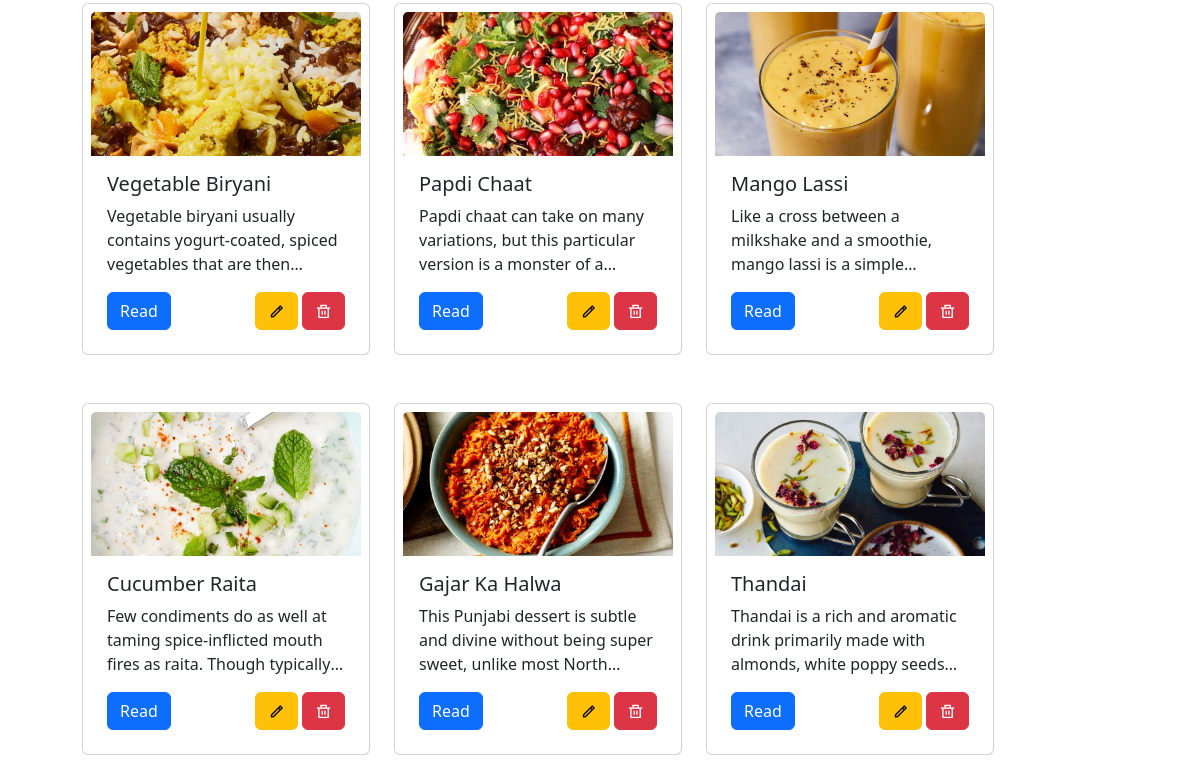
The page /user/ (lower part) on the database as committed earlier.
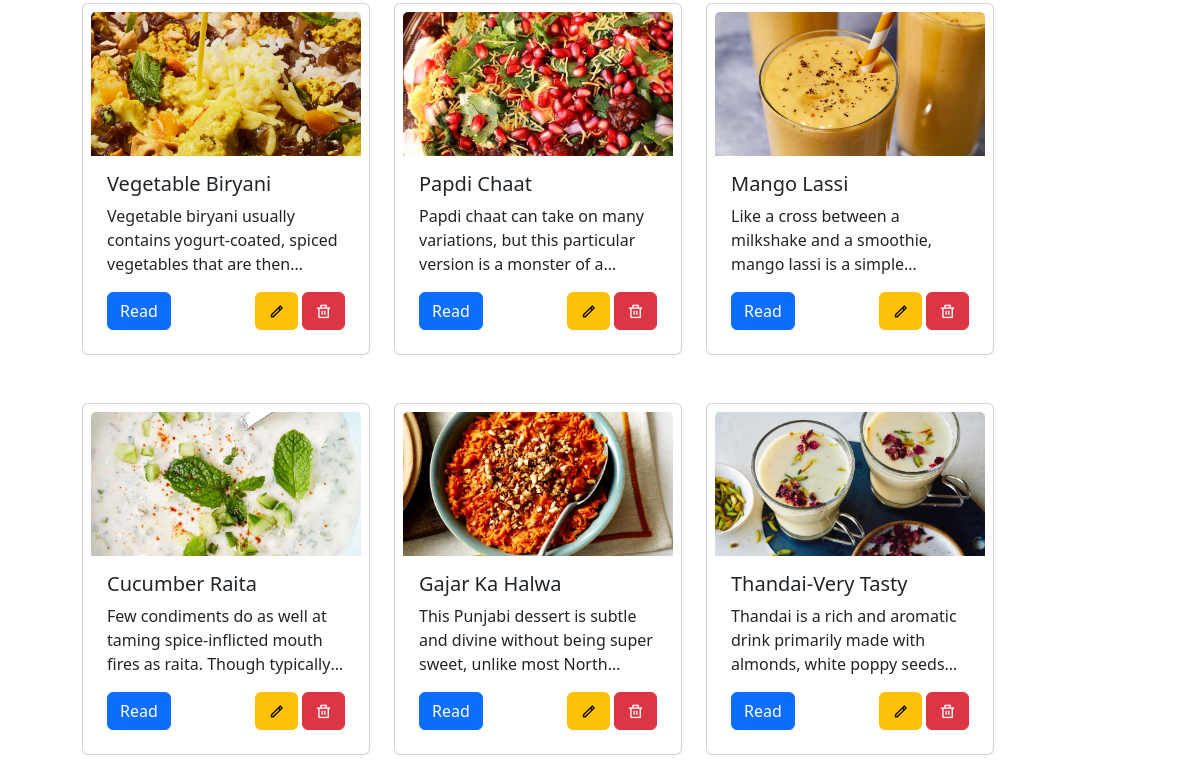
The same page on the database as committed later.
### veges/models.py (models this page shows)
class recipes(models.Model):
    recp_name = models.CharField(max_length=100)
    recp_desp = models.TextField()
    recp_img = models.ImageField(upload_to='recipe_img')

### veges/views.py (the view, shortened to what this page needs)
# urls.py: path('user/', views.users , name='users'),
def users(request):
    queryset = recipes.objects.all()
    context = {'recipes': queryset}
    return render(request, 'user.html' , {'recipes': queryset})    #5th commit adding users page

### veges/templates/user.html (shortened to what this page needs)
{% extends 'base.html' %}
{% load static %}
{% block main-content %}
<div class="container mt-5 p-4 ">
    <div class="row p-3 ">
        {% if recipes %}
            {% for recipe in recipes %}
                <div class="card mb-5 ms-4 p-2" style="width: 18rem;">
                    <img src="/media/{{ recipe.recp_img }}" class="card-img-top"
                        style="height: 9rem; object-fit: cover; object-position: center;" alt="...">
                    <div class="card-body">
                        <h5 class="card-title">{{recipe.recp_name}}</h5>
                        <p class="card-text" style="overflow: hidden; text-overflow: ellipsis; display: -webkit-box; -webkit-box-orient: vertical; -webkit-line-clamp: 3; ">{{recipe.recp_desp}}</p>
                        <div class="d-flex justify-content-between">
                            <a href="#" class="btn btn-primary">Read</a>
                            <div class="gap-2">
                                <a href="/update_recp/{{recipe.id}}" class="btn btn-warning"><i class="ri-pencil-line"></i></a>
                                <a href="/delete_recp/{{recipe.id}}" class="btn btn-danger"><i class="ri-delete-bin-line"></i></a>
                            </div>
                        </div>
                    </div>
                </div>
            {% endfor %}
        {% else %}
            <h5 class="fs-4">You have not shared any recipes yet!</h5>
        {% endif %}
    </div>
</div>
{% endblock %}

Rows that differ between the two databases and show on the page:
changed recipes "Thandai is a rich and aromatic drink primarily made with almonds, white poppy…": recp_name "Thandai" → "Thandai-Very Tasty"
